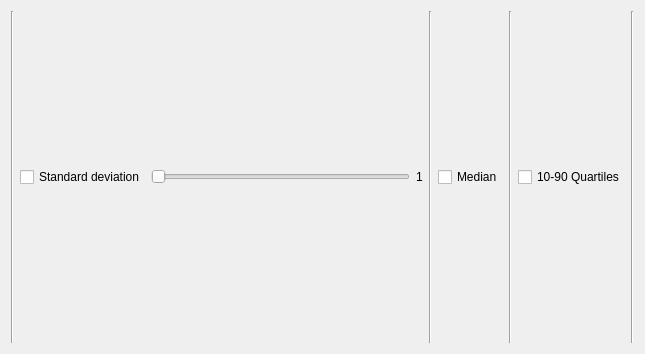
<?xml version="1.0" encoding="UTF-8"?>
<ui version="4.0">
 <class>Form</class>
 <widget class="QWidget" name="Form">
  <property name="geometry">
   <rect>
    <x>0</x>
    <y>0</y>
    <width>645</width>
    <height>354</height>
   </rect>
  </property>
  <property name="windowTitle">
   <string>Form</string>
  </property>
  <layout class="QHBoxLayout" name="horizontalLayout_2">
   <item>
    <widget class="Line" name="line">
     <property name="orientation">
      <enum>Qt::Orientation::Vertical</enum>
     </property>
    </widget>
   </item>
   <item>
    <layout class="QHBoxLayout" name="horizontalLayout">
     <item>
      <widget class="QCheckBox" name="std">
       <property name="text">
        <string>Standard deviation</string>
       </property>
      </widget>
     </item>
     <item>
      <widget class="QSlider" name="stdSlider">
       <property name="minimum">
        <number>1</number>
       </property>
       <property name="maximum">
        <number>5</number>
       </property>
       <property name="orientation">
        <enum>Qt::Orientation::Horizontal</enum>
       </property>
      </widget>
     </item>
     <item>
      <widget class="QLabel" name="stds">
       <property name="text">
        <string>1</string>
       </property>
      </widget>
     </item>
     <item>
      <widget class="Line" name="line_2">
       <property name="orientation">
        <enum>Qt::Orientation::Vertical</enum>
       </property>
      </widget>
     </item>
     <item>
      <widget class="QCheckBox" name="median">
       <property name="text">
        <string>Median</string>
       </property>
      </widget>
     </item>
     <item>
      <widget class="Line" name="line_3">
       <property name="orientation">
        <enum>Qt::Orientation::Vertical</enum>
       </property>
      </widget>
     </item>
     <item>
      <widget class="QCheckBox" name="quartile">
       <property name="text">
        <string>10-90 Quartiles</string>
       </property>
      </widget>
     </item>
     <item>
      <widget class="Line" name="line_4">
       <property name="orientation">
        <enum>Qt::Orientation::Vertical</enum>
       </property>
      </widget>
     </item>
    </layout>
   </item>
  </layout>
 </widget>
 <resources/>
 <connections/>
</ui>
